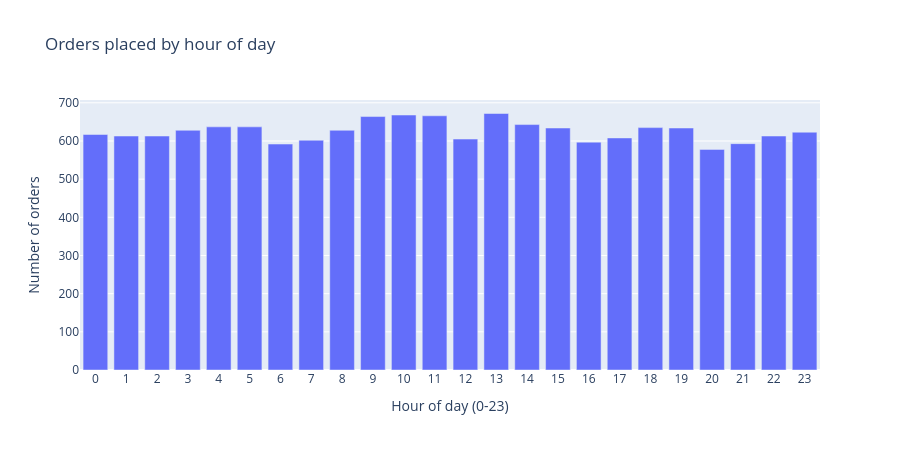

The notebook cell this image was saved under:
### Markdown cell above
### 7.4 Orders by hour of day (peak ordering times)

### Code cell
hourly_orders = (
    fact_orders_clean
    .withColumn("order_hour", F.hour("placed_ts"))
    .groupBy("order_hour")
    .agg(F.count("order_id").alias("orders"))
    .orderBy("order_hour")
    .toPandas()
)

fig4 = px.bar(
    hourly_orders, x="order_hour", y="orders",
    title="Orders placed by hour of day",
    labels={"order_hour": "Hour of day (0-23)", "orders": "Number of orders"},
)
fig4.update_layout(xaxis=dict(dtick=1), height=450)
fig4.show()

### Figure 1 — Plotly figure (JSON) as saved in the notebook; plotly's stock layout.template omitted (floating-point values rounded to 4 significant figures)
{"data": [{"alignmentgroup": "True", "hovertemplate": "Hour of day (0-23)=%{x}<br>Number of orders=%{y}<extra></extra>", "legendgroup": "", "marker": {"color": "#636efa", "pattern": {"shape": ""}}, "name": "", "offsetgroup": "", "orientation": "v", "showlegend": false, "textposition": "auto", "x": [0, 1, 2, 3, 4, 5, 6, 7, 8, 9, 10, 11, 12, 13, 14, 15, 16, 17, 18, 19, 20, 21, 22, 23], "xaxis": "x", "y": [617, 613, 613, 628, 637, 637, 592, 602, 628, 664, 668, 666, 605, 672, 643, 634, 597, 608, 635, 634, 578, 593, 613, 623], "yaxis": "y", "type": "bar"}], "layout": {"xaxis": {"anchor": "y", "domain": [0.0, 1.0], "title": {"text": "Hour of day (0-23)"}, "dtick": 1}, "yaxis": {"anchor": "x", "domain": [0.0, 1.0], "title": {"text": "Number of orders"}}, "legend": {"tracegroupgap": 0}, "title": {"text": "Orders placed by hour of day"}, "barmode": "relative", "height": 450}}
